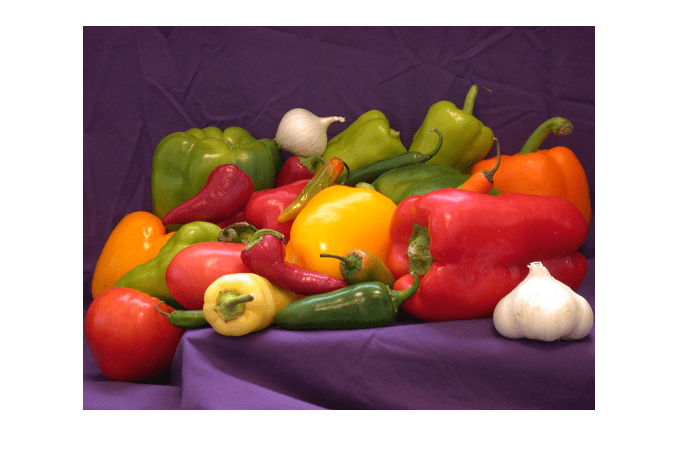
#> input picture TestImages/DisplayImageFromFileExample_01.png, 678 x 467 px; its folder holds only this picture in this run
$ python script.py
#> lines starting #> are read from the running program, lines starting #| are printed output that depends on the picture
import cv2
import os
import numpy as np

def get_images():
    path = 'TestImages'
    Images =[]
    ImgList = os.listdir(path)

    for img in ImgList:
        print(f"{path}/{img}")
        curImg = cv2.imread(f'{path}/{img}')
#> curImg is the input picture: shape (467, 678, 3); mean B, G, R 132.5, 137.9, 171.7
        Images.append(curImg)

    return Images,ImgList

class Preprocessing:

    def __init__(self, img) -> None:
        self.img = img
        cv2.imshow("Original Image", self.img)
        cv2.waitKey(500)

    def contrast_enhancement(self):
        alpha = 1.5
        beta = 0
        self.cont_enh_img = cv2.convertScaleAbs(self.img, alpha=alpha, beta = beta)
        cv2.imshow('Contrast Enhanced', self.cont_enh_img)
        cv2.waitKey(500)

    def color_enhancement(self):
        self.img = self.cont_enh_img
        hsv = cv2.cvtColor(self.img, cv2.COLOR_BGR2HSV)
        h, s, v = cv2.split(hsv)
        s = cv2.add(s, 50)
        v = cv2.add(v, 50)
        enhanced_hsv = cv2.merge([h, s, v])
        self.color_enhanced_img = cv2.cvtColor(enhanced_hsv, cv2.COLOR_HSV2BGR)
        cv2.imshow('Color Enhanced', self.color_enhanced_img)
        cv2.waitKey(500)

    def noise_reduction(self):
        self.img = self.color_enhanced_img
        kernel_size = 3
        self.denoised_img = cv2.GaussianBlur(self.img, (kernel_size, kernel_size), 0)
        cv2.imshow('Noise Reduced', self.denoised_img)
        cv2.waitKey(500)

    def edge_enhancement(self):
        self.img = self.denoised_img
        kernel_size = 5
        sigma = 1
        lab_img = cv2.cvtColor(self.img, cv2.COLOR_BGR2LAB)
        l, a, b = cv2.split(lab_img)
        # blurred_l = cv2.GaussianBlur(l, (kernel_size, kernel_size), sigma)
        sharpened_l = cv2.addWeighted(l, 1.5, l, -0.5, 0)
        lab_img = cv2.merge([sharpened_l, a, b])
        self.sharpened_img = cv2.cvtColor(lab_img, cv2.COLOR_LAB2BGR)
        cv2.imshow('Edge Enhanced', self.sharpened_img)
        cv2.waitKey(500)

def main():

    Images, ImgList = get_images()
#> Images = 1 item; ImgList = ['DisplayImageFromFileExample_01.png']
    outputImgs = []

    for img in Images:
        P1 = Preprocessing(img)
        P1.contrast_enhancement()
        P1.color_enhancement()
        P1.noise_reduction()
        P1.edge_enhancement()
        cv2.destroyAllWindows()
        outputImgs.append([img, P1.cont_enh_img, P1.color_enhanced_img, P1.denoised_img, P1.sharpened_img])
#> this loop made 1 pass
#> (alpha in contrast_enhancement, beta in contrast_enhancement, sigma in edge_enhancement) on pass 1: (1.5, 0, 1)
#> pass 1, in contrast_enhancement, `self.cont_enh_img = cv2.convertScaleAbs(self.img, alpha=alpha, beta = ..`:
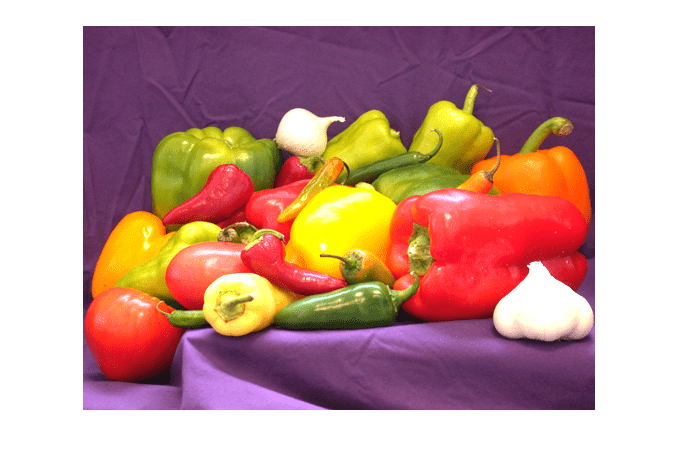
#> self.cont_enh_img: shape (467, 678, 3); mean B, G, R 149.6, 156.5, 197.1
#> pass 1, in color_enhancement, `h, s, v = cv2.split(hsv)`:
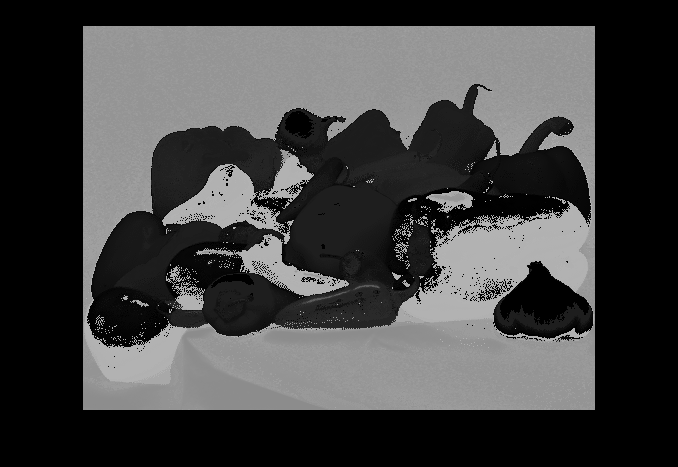
#> h: shape (467, 678); min 0, max 179, mean 65.9
#> pass 1, in color_enhancement, `h, s, v = cv2.split(hsv)`:
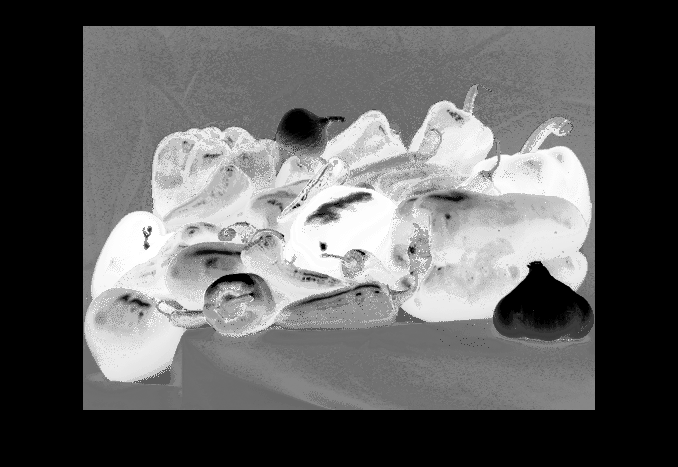
#> s: shape (467, 678); min 0, max 255, mean 95
#> after the loop, outputImgs = 1 item

    resized_images = []
    for img in Images:
        resized_images.append(cv2.resize(img, (300, 225)))
#> this loop made 1 pass
#> after the loop, resized_images = 1 item

    resized_output_images = []
    for i, imgData in enumerate(outputImgs):
        resized_output_images.append([cv2.resize(img, (300, 225)) for img in imgData])
#> after the loop, resized_output_images = 1 item

    for i, imgData in enumerate(resized_output_images):
        imgStack = np.hstack(imgData)
        cv2.imshow(f'IMG {i}', imgStack)
        cv2.waitKey(0)
#> this loop made 1 pass
#> pass 1, in main, `imgStack = np.hstack(imgData)`:
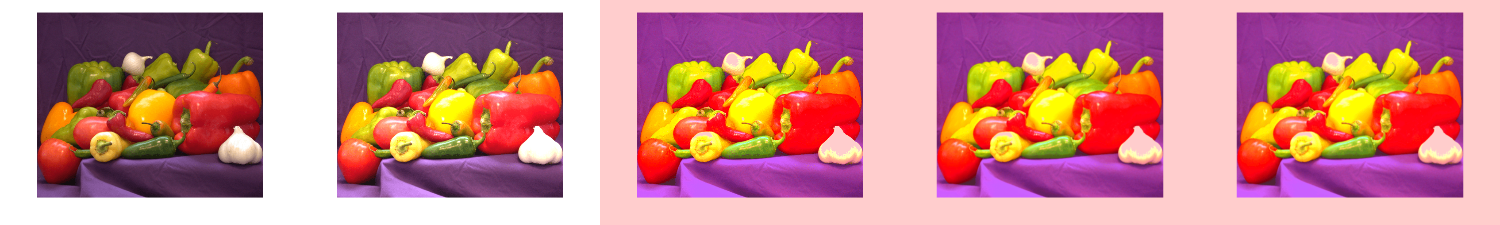
#> imgStack: shape (225, 1500, 3); mean of channels 0, 1, 2 138.1, 139.6, 204.3; drawn as B, G, R

if __name__ == "__main__":
    main()

$ run again, on TestImages/image.JPG
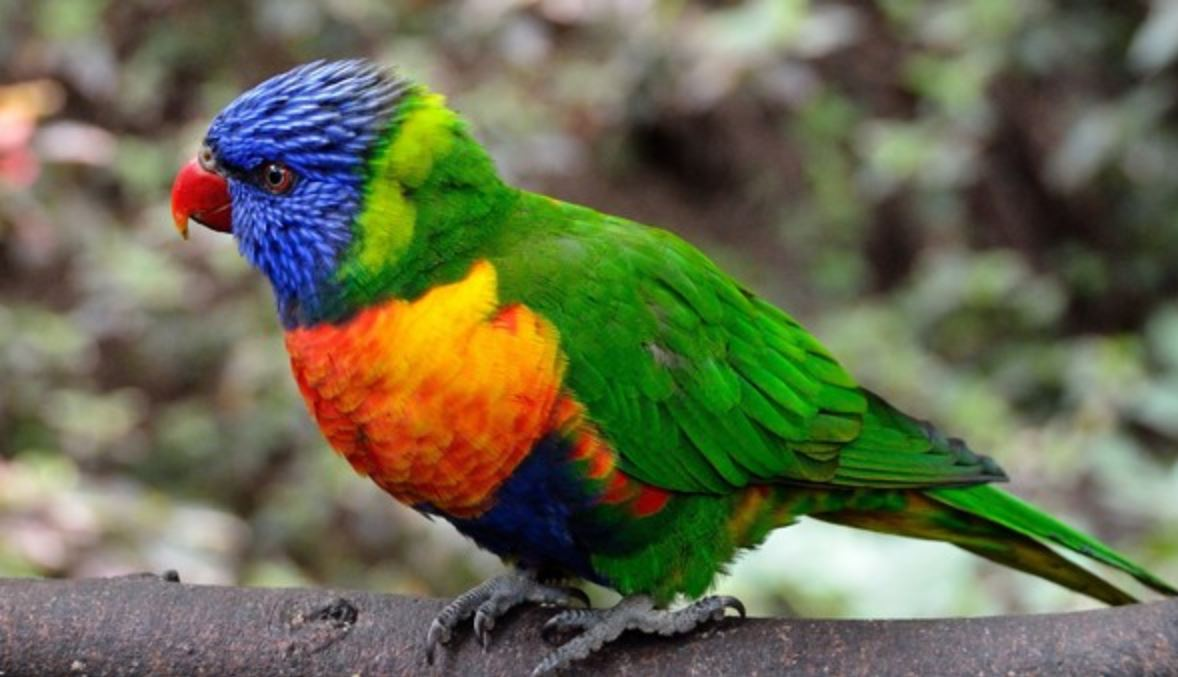
#> input picture TestImages/image.JPG, 1178 x 677 px
#> in get_images, curImg is the input picture: shape (677, 1178, 3); mean B, G, R 79.7, 107, 104.2
#> Images = 1 item; ImgList = ['image.JPG']
#> the loop in main, `for img in Images:` made 1 pass
#> pass 1, in color_enhancement, `h, s, v = cv2.split(hsv)`:
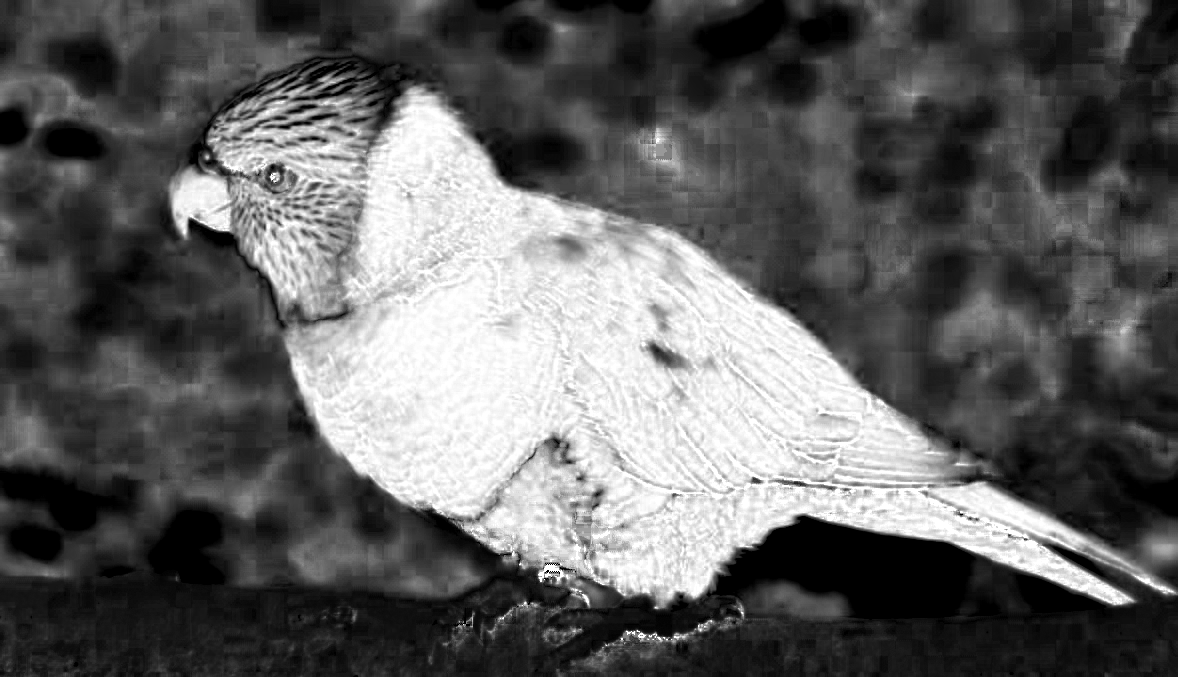
#> s: shape (677, 1178); min 0, max 255, mean 96.5
#> after the loop in main, `for img in Images:`: outputImgs = 1 item
#> the loop in main, `for img in Images:` made 1 pass
#> the loop in main, `for i, imgData in enumerate(outputImgs):` made 1 pass
#> the loop in main, `for i, imgData in enumerate(resized_output_images):` made 1 pass
#> pass 1, in main, `imgStack = np.hstack(imgData)`:
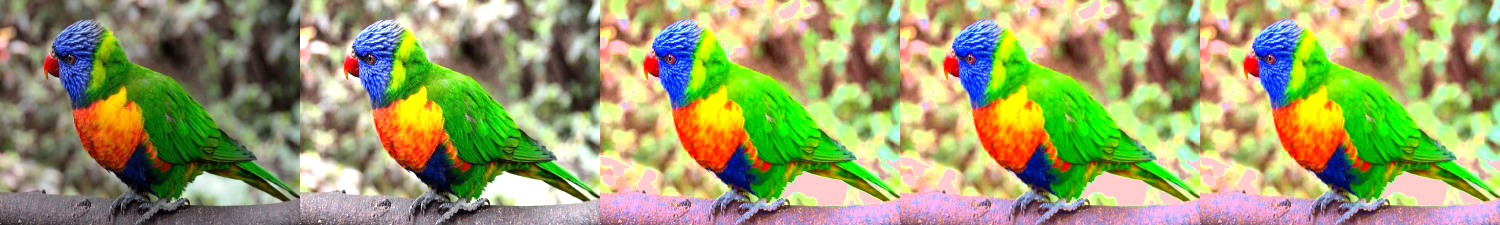
#> imgStack: shape (225, 1500, 3); mean of channels 0, 1, 2 105.8, 158.1, 153.9; drawn as B, G, R
